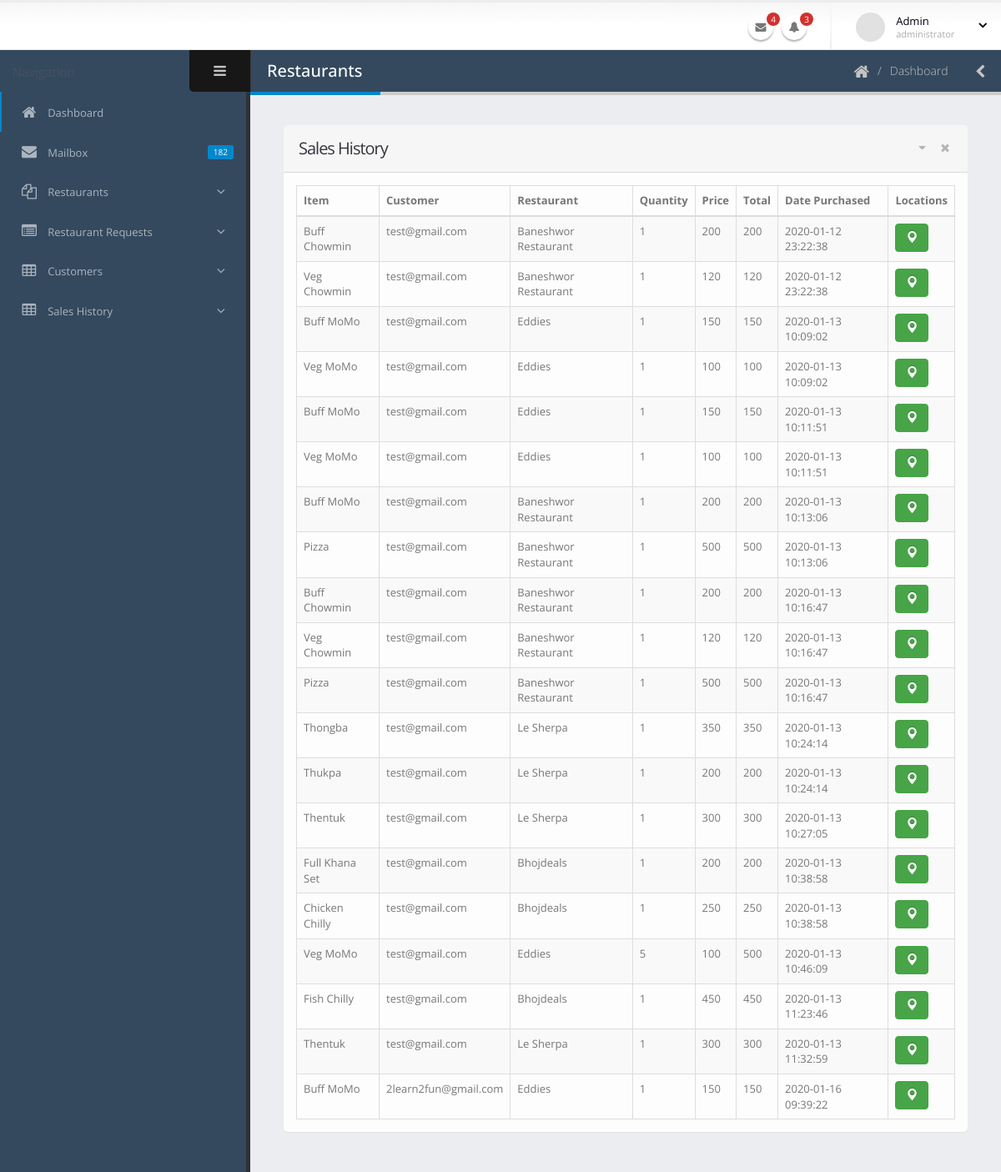
The page /admin/sales_history.php on the database its author committed.
### tables this page shows
CREATE TABLE `purchase` (
  `purchaseid` int(100) NOT NULL,
  `email` varchar(2556) NOT NULL,
  `pname` varchar(2565) NOT NULL,
  `rname` varchar(2556) NOT NULL,
  `qty` int(255) NOT NULL,
  `price` int(255) NOT NULL,
  `total` int(250) NOT NULL,
  `lat` double NOT NULL,
  `longt` double NOT NULL,
  `date_purchase` datetime NOT NULL
);

### admin/sales_history.php (the view, shortened to what this page needs)
<?php
    include('../functions/init.php');
?>
<!doctype html>
<html class="fixed">
	<head>
		<link rel="stylesheet" href="assets/vendor/bootstrap/css/bootstrap.css" />
		<link rel="stylesheet" href="assets/vendor/font-awesome/css/font-awesome.css" />
		<link rel="stylesheet" href="assets/vendor/magnific-popup/magnific-popup.css" />
		<link rel="stylesheet" href="assets/vendor/bootstrap-datepicker/css/datepicker3.css" />
		<link rel="stylesheet" href="assets/vendor/jquery-ui/css/ui-lightness/jquery-ui-1.10.4.custom.css" />
		<link rel="stylesheet" href="assets/vendor/bootstrap-multiselect/bootstrap-multiselect.css" />
		<link rel="stylesheet" href="assets/vendor/morris/morris.css" />
		<link rel="stylesheet" href="assets/stylesheets/theme.css" />
		<link rel="stylesheet" href="assets/stylesheets/skins/default.css" />
		<link rel="stylesheet" href="assets/stylesheets/theme-custom.css">
	</head>
	<body>
		<section class="body">
			<header class="header">
				<div class="header-right">
					<ul class="notifications">
						<li>
							<a href="#" class="dropdown-toggle notification-icon" data-toggle="dropdown">
								<i class="fa fa-envelope"></i>
								<span class="badge">4</span>
							</a>
						</li>
						<li>
							<a href="#" class="dropdown-toggle notification-icon" data-toggle="dropdown">
								<i class="fa fa-bell"></i>
								<span class="badge">3</span>
							</a>
						</li>
					</ul>
					<span class="separator"></span>
					<div id="userbox" class="userbox">
						<a href="#" data-toggle="dropdown">
							<figure class="profile-picture">
								<img src="assets/images/!logged-user.jpg" alt="Admin" class="img-circle" data-lock-picture="assets/images/!logged-user.jpg" />
							</figure>
							<div class="profile-info" data-lock-name="Admin" data-lock-email="admin@gmail.com">
								<span class="name">Admin</span>
								<span class="role">administrator</span>
							</div>
							<i class="fa custom-caret"></i>
						</a>
					</div>
				</div>
			</header>
			<div class="inner-wrapper">
            <?php include('sidebar.php') ?>
				<section role="main" class="content-body">
					<header class="page-header">
						<h2>Restaurants</h2>
						<div class="right-wrapper pull-right">
							<ol class="breadcrumbs">
								<li>
									<a href="index.html">
										<i class="fa fa-home"></i>
									</a>
								</li>
								<li><span>Dashboard</span></li>
							</ol>
							<a class="sidebar-right-toggle" data-open="sidebar-right"><i class="fa fa-chevron-left"></i></a>
						</div>
					</header>
						<div class="row">
						<div class="col-md-12">
							<section class="panel">
								<header class="panel-heading">
									<div class="panel-actions">
										<a href="#" class="fa fa-caret-down"></a>
										<a href="#" class="fa fa-times"></a>
									</div>
									<h2 class="panel-title">Sales History</h2>
								</header>
								<div class="panel-body">
                                    <table class="table table-bordered table-striped mb-none" id="datatable-editable">
                                        <thead>
                                            <tr>
                                                <th>Item</th>
                                                <th>Customer</th>
                                                <th>Restaurant</th>
                                                <th>Quantity</th>
                                                <th>Price</th>
                                                <th>Total</th>
                                                <th>Date Purchased</th>
                                                <th>Locations</th>
                                            </tr>
                                        </thead>
                                        <tbody><?php
										$sql = "SELECT * FROM `purchase`;";
										$result = $con->query($sql);
										foreach ($result as $r) {
											?>
                                            <tr class="gradeX">
                                                <td><?php echo $r['pname'] ?></td>
                                                <td><?php echo $r['email'] ?></td>
                                                <td><?php echo $r['rname'] ?></td>
                                                <td><?php echo $r['qty'] ?></td>
                                                <td><?php echo $r['price'] ?></td>
                                                <td><?php echo $r['total'] ?></td>
                                                <td><?php echo $r['date_purchase'] ?></td>
                                                <td><a class="btn btn-success" href="../location.php?lat='.$lat.'&long='.$long.'"><span class="glyphicon glyphicon-map-marker"></span></a></td>
                                            </tr>
											<?php } ?>
                                        </tbody>
                                    </table>
								</div>
							</section>
						</div>
					</div>
				</section>
			</div>
		</section>
	</body>
</html>

### admin/assets/stylesheets/skins/default.css (style rules this page uses)
a, .btn-link { color: #0088cc; }
body .btn-success { color: #ffffff; text-shadow: 0 -1px 0 rgba(0, 0, 0, 0.25); background-color: #47a447; border-color: #47a447; }
.page-header h2 { border-bottom-color: #0088cc; }
.notifications .notification-menu:before, .notifications .notification-icon:before { border-bottom-color: #0088cc; }

### rows shown on the page
purchase: pname "Buff Chowmin", email "test@gmail.com", rname "Baneshwor Restaurant", qty "1", price "200", total "200", date_purchase "2020-01-12 23:22:38"
purchase: pname "Veg Chowmin", email "test@gmail.com", rname "Baneshwor Restaurant", qty "1", price "120", total "120", date_purchase "2020-01-12 23:22:38"
purchase: pname "Buff MoMo", email "test@gmail.com", rname "Eddies", qty "1", price "150", total "150", date_purchase "2020-01-13 10:09:02"
purchase: pname "Veg MoMo", email "test@gmail.com", rname "Eddies", qty "1", price "100", total "100", date_purchase "2020-01-13 10:09:02"
purchase: pname "Buff MoMo", email "test@gmail.com", rname "Eddies", qty "1", price "150", total "150", date_purchase "2020-01-13 10:11:51"
purchase: pname "Veg MoMo", email "test@gmail.com", rname "Eddies", qty "1", price "100", total "100", date_purchase "2020-01-13 10:11:51"
purchase: pname "Buff MoMo", email "test@gmail.com", rname "Baneshwor Restaurant", qty "1", price "200", total "200", date_purchase "2020-01-13 10:13:06"
purchase: pname "Pizza", email "test@gmail.com", rname "Baneshwor Restaurant", qty "1", price "500", total "500", date_purchase "2020-01-13 10:13:06"
purchase: pname "Buff Chowmin", email "test@gmail.com", rname "Baneshwor Restaurant", qty "1", price "200", total "200", date_purchase "2020-01-13 10:16:47"
purchase: pname "Veg Chowmin", email "test@gmail.com", rname "Baneshwor Restaurant", qty "1", price "120", total "120", date_purchase "2020-01-13 10:16:47"
purchase: pname "Pizza", email "test@gmail.com", rname "Baneshwor Restaurant", qty "1", price "500", total "500", date_purchase "2020-01-13 10:16:47"
purchase: pname "Thongba", email "test@gmail.com", rname "Le Sherpa", qty "1", price "350", total "350", date_purchase "2020-01-13 10:24:14"
purchase: pname "Thukpa", email "test@gmail.com", rname "Le Sherpa", qty "1", price "200", total "200", date_purchase "2020-01-13 10:24:14"
purchase: pname "Thentuk", email "test@gmail.com", rname "Le Sherpa", qty "1", price "300", total "300", date_purchase "2020-01-13 10:27:05"
purchase: pname "Full Khana Set", email "test@gmail.com", rname "Bhojdeals", qty "1", price "200", total "200", date_purchase "2020-01-13 10:38:58"
purchase: pname "Chicken Chilly", email "test@gmail.com", rname "Bhojdeals", qty "1", price "250", total "250", date_purchase "2020-01-13 10:38:58"
purchase: pname "Veg MoMo", email "test@gmail.com", rname "Eddies", qty "5", price "100", total "500", date_purchase "2020-01-13 10:46:09"
purchase: pname "Fish Chilly", email "test@gmail.com", rname "Bhojdeals", qty "1", price "450", total "450", date_purchase "2020-01-13 11:23:46"
purchase: pname "Thentuk", email "test@gmail.com", rname "Le Sherpa", qty "1", price "300", total "300", date_purchase "2020-01-13 11:32:59"
purchase: pname "Buff MoMo", email "2learn2fun@gmail.com", rname "Eddies", qty "1", price "150", total "150", date_purchase "2020-01-16 09:39:22"
